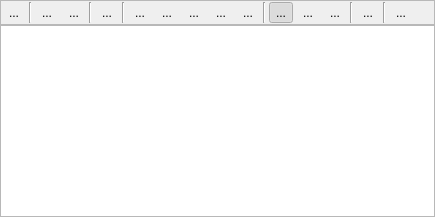
  <widget class="QDockWidget" name="dwGlTrace">
   <property name="autoFillBackground">
    <bool>true</bool>
   </property>
   <property name="floating">
    <bool>false</bool>
   </property>
   <property name="features">
    <set>QDockWidget::AllDockWidgetFeatures</set>
   </property>
   <property name="allowedAreas">
    <set>Qt::AllDockWidgetAreas</set>
   </property>
   <property name="windowTitle">
    <string>GL Trace</string>
   </property>
   <attribute name="dockWidgetArea">
    <number>8</number>
   </attribute>
   <widget class="QWidget" name="dockWidgetContents">
    <layout class="QVBoxLayout">
     <property name="spacing">
      <number>0</number>
     </property>
     <property name="leftMargin">
      <number>0</number>
     </property>
     <property name="topMargin">
      <number>0</number>
     </property>
     <property name="rightMargin">
      <number>0</number>
     </property>
     <property name="bottomMargin">
      <number>0</number>
     </property>
     <item>
      <widget class="QFrame" name="frame">
       <property name="frameShape">
        <enum>QFrame::StyledPanel</enum>
       </property>
       <property name="frameShadow">
        <enum>QFrame::Raised</enum>
       </property>
       <layout class="QHBoxLayout">
        <property name="spacing">
         <number>3</number>
        </property>
        <property name="leftMargin">
         <number>1</number>
        </property>
        <property name="topMargin">
         <number>1</number>
        </property>
        <property name="rightMargin">
         <number>1</number>
        </property>
        <property name="bottomMargin">
         <number>1</number>
        </property>
        <item>
         <widget class="QToolButton" name="tbExecute">
          <property name="enabled">
           <bool>true</bool>
          </property>
          <property name="toolTip">
           <string>Start Program (F5)</string>
          </property>
          <property name="text">
           <string>...</string>
          </property>
          <property name="icon">
           <iconset resource="../glslDevil.qrc">
            <normaloff>:/icons/icons/gltrace-execute_32.png</normaloff>:/icons/icons/gltrace-execute_32.png</iconset>
          </property>
          <property name="shortcut">
           <string>F5</string>
          </property>
          <property name="autoRaise">
           <bool>true</bool>
          </property>
         </widget>
        </item>
        <item>
         <widget class="Line" name="line">
          <property name="orientation">
           <enum>Qt::Vertical</enum>
          </property>
         </widget>
        </item>
        <item>
         <widget class="QToolButton" name="tbStep">
          <property name="toolTip">
           <string>Step</string>
          </property>
          <property name="text">
           <string>...</string>
          </property>
          <property name="icon">
           <iconset resource="../glslDevil.qrc">
            <normaloff>:/icons/icons/go-next_32.png</normaloff>:/icons/icons/go-next_32.png</iconset>
          </property>
          <property name="autoRepeat">
           <bool>true</bool>
          </property>
          <property name="autoRaise">
           <bool>true</bool>
          </property>
         </widget>
        </item>
        <item>
         <widget class="QToolButton" name="tbSkip">
          <property name="toolTip">
           <string>Skip</string>
          </property>
          <property name="text">
           <string>...</string>
          </property>
          <property name="icon">
           <iconset resource="../glslDevil.qrc">
            <normaloff>:/icons/icons/go-jump_32.png</normaloff>:/icons/icons/go-jump_32.png</iconset>
          </property>
          <property name="autoRepeat">
           <bool>true</bool>
          </property>
          <property name="autoRaise">
           <bool>true</bool>
          </property>
         </widget>
        </item>
        <item>
         <widget class="Line" name="line_2">
          <property name="orientation">
           <enum>Qt::Vertical</enum>
          </property>
         </widget>
        </item>
        <item>
         <widget class="QToolButton" name="tbEdit">
          <property name="toolTip">
           <string>Edit</string>
          </property>
          <property name="text">
           <string>...</string>
          </property>
          <property name="icon">
           <iconset resource="../glslDevil.qrc">
            <normaloff>:/icons/icons/gltrace-edit_32.png</normaloff>:/icons/icons/gltrace-edit_32.png</iconset>
          </property>
          <property name="autoRaise">
           <bool>true</bool>
          </property>
         </widget>
        </item>
        <item>
         <widget class="Line" name="line_3">
          <property name="orientation">
           <enum>Qt::Vertical</enum>
          </property>
         </widget>
        </item>
        <item>
         <widget class="QToolButton" name="tbJumpToDrawCall">
          <property name="toolTip">
           <string>Jump to Next Draw Call (F7)</string>
          </property>
          <property name="text">
           <string>...</string>
          </property>
          <property name="icon">
           <iconset resource="../glslDevil.qrc">
            <normaloff>:/icons/icons/gltrace-jump-drawcall_32.png</normaloff>:/icons/icons/gltrace-jump-drawcall_32.png</iconset>
          </property>
          <property name="shortcut">
           <string>F7</string>
          </property>
          <property name="autoRaise">
           <bool>true</bool>
          </property>
         </widget>
        </item>
        <item>
         <widget class="QToolButton" name="tbJumpToShader">
          <property name="toolTip">
           <string>Jump to Next Shader Switch (F6)</string>
          </property>
          <property name="text">
           <string>...</string>
          </property>
          <property name="icon">
           <iconset resource="../glslDevil.qrc">
            <normaloff>:/icons/icons/gltrace-jump-shader_32.png</normaloff>:/icons/icons/gltrace-jump-shader_32.png</iconset>
          </property>
          <property name="shortcut">
           <string>F6</string>
          </property>
          <property name="autoRaise">
           <bool>true</bool>
          </property>
         </widget>
        </item>
        <item>
         <widget class="QToolButton" name="tbJumpToUserDef">
          <property name="toolTip">
           <string>Jump to User Defined OpenGL Call (Ctrl+F8)</string>
          </property>
          <property name="text">
           <string>...</string>
          </property>
          <property name="icon">
           <iconset resource="../glslDevil.qrc">
            <normaloff>:/icons/icons/go-last_32.png</normaloff>:/icons/icons/go-last_32.png</iconset>
          </property>
          <property name="shortcut">
           <string>Ctrl+F8</string>
          </property>
          <property name="autoRaise">
           <bool>true</bool>
          </property>
         </widget>
        </item>
        <item>
         <widget class="QToolButton" name="tbRun">
          <property name="toolTip">
           <string>Run (F8)</string>
          </property>
          <property name="text">
           <string>...</string>
          </property>
          <property name="icon">
           <iconset resource="../glslDevil.qrc">
            <normaloff>:/icons/icons/gltrace-execute-run_32.png</normaloff>:/icons/icons/gltrace-execute-run_32.png</iconset>
          </property>
          <property name="shortcut">
           <string>F8</string>
          </property>
          <property name="autoRaise">
           <bool>true</bool>
          </property>
         </widget>
        </item>
        <item>
         <widget class="QToolButton" name="tbPause">
          <property name="toolTip">
           <string>Pause (Alt+Break)</string>
          </property>
          <property name="text">
           <string>...</string>
          </property>
          <property name="icon">
           <iconset resource="../glslDevil.qrc">
            <normaloff>:/icons/icons/gltrace-pause_32.png</normaloff>:/icons/icons/gltrace-pause_32.png</iconset>
          </property>
          <property name="shortcut">
           <string>Alt+Pause</string>
          </property>
          <property name="autoRaise">
           <bool>true</bool>
          </property>
         </widget>
        </item>
        <item>
         <widget class="Line" name="line_8">
          <property name="orientation">
           <enum>Qt::Vertical</enum>
          </property>
         </widget>
        </item>
        <item>
         <widget class="QToolButton" name="tbToggleHaltOnError">
          <property name="enabled">
           <bool>true</bool>
          </property>
          <property name="toolTip">
           <string>Halt on Error</string>
          </property>
          <property name="text">
           <string>...</string>
          </property>
          <property name="icon">
           <iconset resource="../glslDevil.qrc">
            <normaloff>:/icons/icons/dialog-warning_32.png</normaloff>:/icons/icons/dialog-warning_32.png</iconset>
          </property>
          <property name="checkable">
           <bool>true</bool>
          </property>
          <property name="checked">
           <bool>true</bool>
          </property>
          <property name="autoRaise">
           <bool>true</bool>
          </property>
         </widget>
        </item>
        <item>
         <widget class="QToolButton" name="tbToggleGuiUpdate">
          <property name="enabled">
           <bool>true</bool>
          </property>
          <property name="toolTip">
           <string>Disable GUI Updates</string>
          </property>
          <property name="text">
           <string>...</string>
          </property>
          <property name="icon">
           <iconset resource="../glslDevil.qrc">
            <normaloff>:/icons/icons/gltrace-no-gui-update_32.png</normaloff>:/icons/icons/gltrace-no-gui-update_32.png</iconset>
          </property>
          <property name="checkable">
           <bool>true</bool>
          </property>
          <property name="checked">
           <bool>false</bool>
          </property>
          <property name="autoRaise">
           <bool>true</bool>
          </property>
         </widget>
        </item>
        <item>
         <widget class="QToolButton" name="tbToggleNoTrace">
          <property name="toolTip">
           <string>Disable GL Trace</string>
          </property>
          <property name="text">
           <string>...</string>
          </property>
          <property name="icon">
           <iconset resource="../glslDevil.qrc">
            <normaloff>:/icons/icons/gltrace-no-traceing_32.png</normaloff>:/icons/icons/gltrace-no-traceing_32.png</iconset>
          </property>
          <property name="checkable">
           <bool>true</bool>
          </property>
          <property name="checked">
           <bool>false</bool>
          </property>
          <property name="autoRaise">
           <bool>true</bool>
          </property>
         </widget>
        </item>
        <item>
         <widget class="Line" name="line_10">
          <property name="orientation">
           <enum>Qt::Vertical</enum>
          </property>
         </widget>
        </item>
        <item>
         <widget class="QToolButton" name="tbGlTraceSettings">
          <property name="toolTip">
           <string>show GL Trace settings</string>
          </property>
          <property name="text">
           <string>...</string>
          </property>
          <property name="icon">
           <iconset resource="../glslDevil.qrc">
            <normaloff>:/icons/icons/gltrace-settings_32.png</normaloff>:/icons/icons/gltrace-settings_32.png</iconset>
          </property>
          <property name="autoRaise">
           <bool>true</bool>
          </property>
         </widget>
        </item>
        <item>
         <widget class="Line" name="line_11">
          <property name="orientation">
           <enum>Qt::Vertical</enum>
          </property>
         </widget>
        </item>
        <item>
         <widget class="QToolButton" name="tbSave">
          <property name="toolTip">
           <string>save GL Trace</string>
          </property>
          <property name="text">
           <string>...</string>
          </property>
          <property name="icon">
           <iconset resource="../glslDevil.qrc">
            <normaloff>:/icons/icons/buffer-view-save-as_32.png</normaloff>:/icons/icons/buffer-view-save-as_32.png</iconset>
          </property>
          <property name="autoRaise">
           <bool>true</bool>
          </property>
         </widget>
        </item>
        <item>
         <spacer>
          <property name="orientation">
           <enum>Qt::Horizontal</enum>
          </property>
          <property name="sizeHint" stdset="0">
           <size>
            <width>20</width>
            <height>20</height>
           </size>
          </property>
         </spacer>
        </item>
       </layout>
      </widget>
     </item>
     <item>
      <widget class="QListView" name="lvGlTrace">
       <property name="iconSize">
        <size>
         <width>16</width>
         <height>16</height>
        </size>
       </property>
      </widget>
     </item>
    </layout>
   </widget>
  </widget>
